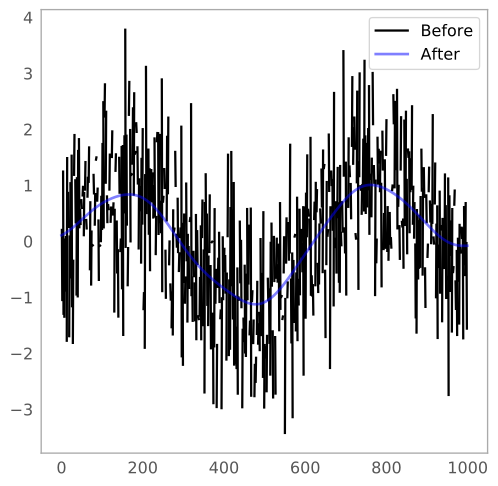

This figure's Python source:
import numpy as np
import matplotlib.pyplot as plt

from astropy.convolution import Gaussian1DKernel, convolve

plt.figure(3).clf()

# Generate fake data
x = np.arange(1000).astype(float)
y = np.sin(x / 100.) + np.random.normal(0., 1., x.shape)
y[::3] = np.nan

# Create kernel
g = Gaussian1DKernel(stddev=50)

# Convolve data
z = convolve(y, g)

# Plot data before and after convolution
plt.plot(x, y, 'k-', label='Before')
plt.plot(x, z, 'b-', label='After', alpha=0.5, linewidth=2)
plt.legend(loc='best')
plt.show()
